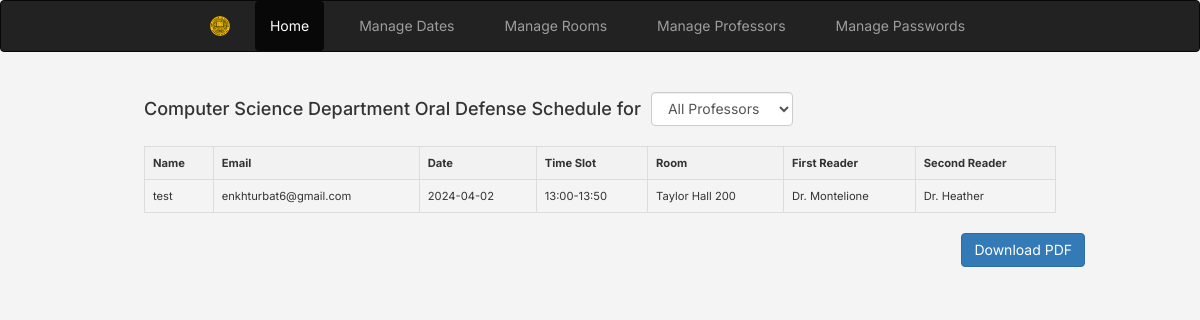
Page /admin_panel.php on the earlier database version.
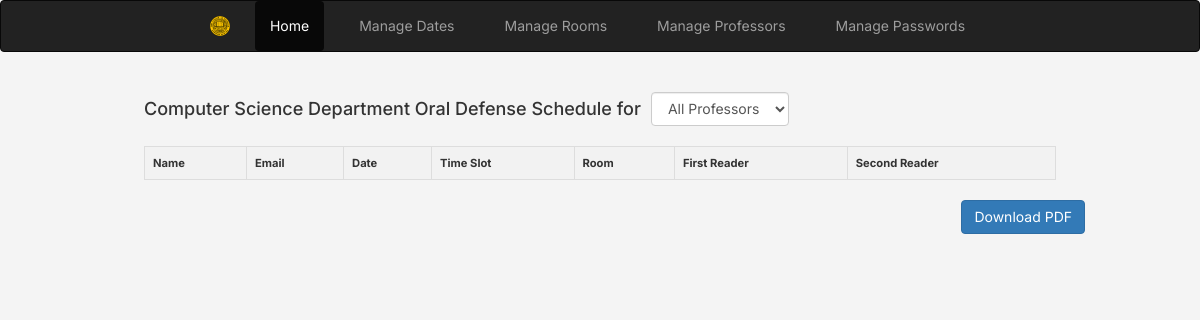
Same page on the later database version.
### tables this page shows
CREATE TABLE `bookings` (
  `name` text NOT NULL,
  `email` varchar(25) NOT NULL,
  `date` date NOT NULL,
  `timeslot` varchar(25) NOT NULL,
  `room` varchar(255) NOT NULL,
  `reader_one` varchar(255) NOT NULL,
  `reader_two` varchar(255) NOT NULL,
  `thesis` varchar(255) DEFAULT NULL
);

### admin_panel.php (the view, shortened to what this page needs)
<?php
$mysqli = new mysqli('localhost', 'root', '', 'bookingcalendar');
function fetchAllBookings($mysqli, $selectedProfessor = '') {
    if (!empty($selectedProfessor) && $selectedProfessor != 'All') {
        $stmt = $mysqli->prepare("SELECT * FROM bookings WHERE reader_one = ? OR reader_two = ?");
        $stmt->bind_param('ss', $selectedProfessor, $selectedProfessor);
    } else {
        $stmt = $mysqli->prepare("SELECT * FROM bookings");
    }
    $stmt->execute();
    $result = $stmt->get_result();
    $bookings = [];
    while ($row = $result->fetch_assoc()) {
        $bookings[] = $row;
    }
    return $bookings;
}
$selectedProfessor = isset($_GET['professor']) ? $_GET['professor'] : 'All';
$bookings = fetchAllBookings($mysqli, $selectedProfessor);
?>
<!DOCTYPE html>
<html>
<head>
    <link rel="stylesheet" href="https://maxcdn.bootstrapcdn.com/bootstrap/3.4.0/css/bootstrap.min.css">
</head>
<body>
    <nav class="navbar navbar-inverse">
      <div class="container-fluid">
        <ul class="nav navbar-nav">
        <img src="img/logo.png" alt="Logo" class="navbar-brand" href="https://wooster.edu/">
          <li class="<?= !isset($_GET['page']) ? 'active' : '' ?>"><a href="admin_panel.php">Home</a></li>
          <li class="<?= (isset($_GET['page']) && $_GET['page'] == 'set_dates') ? 'active' : '' ?>"><a href="admin_panel.php?page=set_dates">Manage Dates</a></li>
          <li class="<?= (isset($_GET['page']) && $_GET['page'] == 'room_availability') ? 'active' : '' ?>"><a href="admin_panel.php?page=room_availability">Manage Rooms</a></li>
          <li class="<?= (isset($_GET['page']) && $_GET['page'] == 'add_professor') ? 'active' : '' ?>"><a href="admin_panel.php?page=add_professor">Manage Professors</a></li>
          <li class="<?= (isset($_GET['page']) && $_GET['page'] == 'password_management') ? 'active' : '' ?>"><a href="admin_panel.php?page=password_management">Manage Passwords</a></li>
        </ul>
      </div>
    </nav>
    <div class="container">
        <?php
        if (isset($_GET['page'])) {
            $page = $_GET['page'];
            switch ($page) {
                case 'set_dates':
                    include('set_dates.php');
                    break;
                case 'room_availability':
                    include('room_availability.php');
                    break;
                case 'add_professor':
                    include('add_professor.php');
                    break;
                case 'password_management':
                    include('password_management.php');
                    break;
            }
        } else {
            echo '<div id="bookingsTable" class="table-responsive">';
            echo
            '<div class="control-row">
            <form action="" method="get" class="form-inline" style="display: flex; align-items: center;">
                <h4 style="margin-top: 20px; margin-bottom: 20px;">Computer Science Department Oral Defense Schedule for</h4>
                <div class="form-group">
                    <select name="professor" id="professor" class="form-control" onchange="this.form.submit()" style="margin-top: 20px; margin-bottom: 20px; margin-left: 10px;">
                        <option value="All">All Professors</option>';
                        echo '
                        </select>
                    </div>
                </form>
            </div>';
            echo '<table class="table table-bordered">';
            echo '<thead>';
            echo '<tr>';
            echo '<th>Name</th>';
            echo '<th>Email</th>';
            echo '<th>Date</th>';
            echo '<th>Time Slot</th>';
            echo '<th>Room</th>';
            echo '<th>First Reader</th>';
            echo '<th>Second Reader</th>';
            echo '</tr>';
            echo '</thead>';
            echo '<tbody>';
            foreach ($bookings as $booking) {
                echo '<tr>';
                echo '<td>'.htmlspecialchars($booking['name']).'</td>';
                echo '<td>'.htmlspecialchars($booking['email']).'</td>';
                echo '<td>'.htmlspecialchars($booking['date']).'</td>';
                echo '<td>'.htmlspecialchars($booking['timeslot']).'</td>';
                echo '<td>'.htmlspecialchars($booking['room']).'</td>';
                echo '<td>'.htmlspecialchars($booking['reader_one']).'</td>';
                echo '<td>'.htmlspecialchars($booking['reader_two']).'</td>';
                echo '</tr>';
            }
            echo '</tbody>';
            echo '</table>';
            echo '</div>';
            echo '
            <div class="col-md-11 text-right" style="margin-left: 25px;">
                <button onclick="generatePDF()" class="btn btn-primary">Download PDF</button>
            </div>';
        }
        ?>
    </div>
</body>
</html>

### admin_panel.php (style rules this page uses)
body { font-family: 'Inter', sans-serif; background-color: #f4f4f4; color: #333; }
.navbar-nav { display: flex; justify-content: center; width: 100%; }
.navbar-nav li { margin: 0 10px; }
.navbar-nav li a { border-radius: 4px; }
.navbar-nav .active a { background-color: #5cb85c; color: white !important; }
#bookingsTable { margin: 0px auto; width: 80%; }
#bookingsTable table { font-size: 0.8em; border-collapse: collapse; }
#bookingsTable th, #bookingsTable td { padding: 8px; border: 1px solid #ddd; }
#bookingsTable th { background-color: #f2f2f2; }

Differences in the rows shown:
removed bookings: name "test", email "enkhturbat6@gmail.com", date "2024-04-02", timeslot "13:00-13:50", room "Taylor Hall 200", reader_one "Dr. Montelione", reader_two "Dr. Heather"
